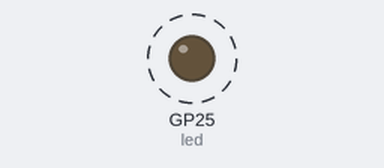
Bench run of a program on a simulated Raspberry Pi Pico running MicroPython. Shown: output pins drawn as LEDs (lit = HIGH). Dashed ring = blinking. What the program prints to the serial console is not drawn.

Above: at 0.5 s.
Timing chart, 0 to 4.6 s (numbered marks = the images above):
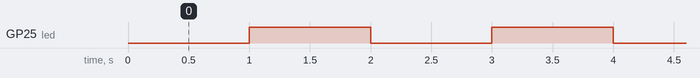

The program:

main.py
```python
'''
    PlatformIO ( WizIO 2023 Georgi Angelov )
        TEMPLATE: main.py ( simple blink )
'''
from machine import Pin, Timer

print( 'Hello World' )

led = Pin( 25, Pin.OUT )

t = Timer()

def t_callback( timer ):
    led.toggle()
    print('blink')

t.init( freq = 1, mode = Timer.PERIODIC, callback = t_callback )
```

Measured:
- by itself, GP25 (led): alternates HIGH for 1.0 s and LOW for 1.0 s
